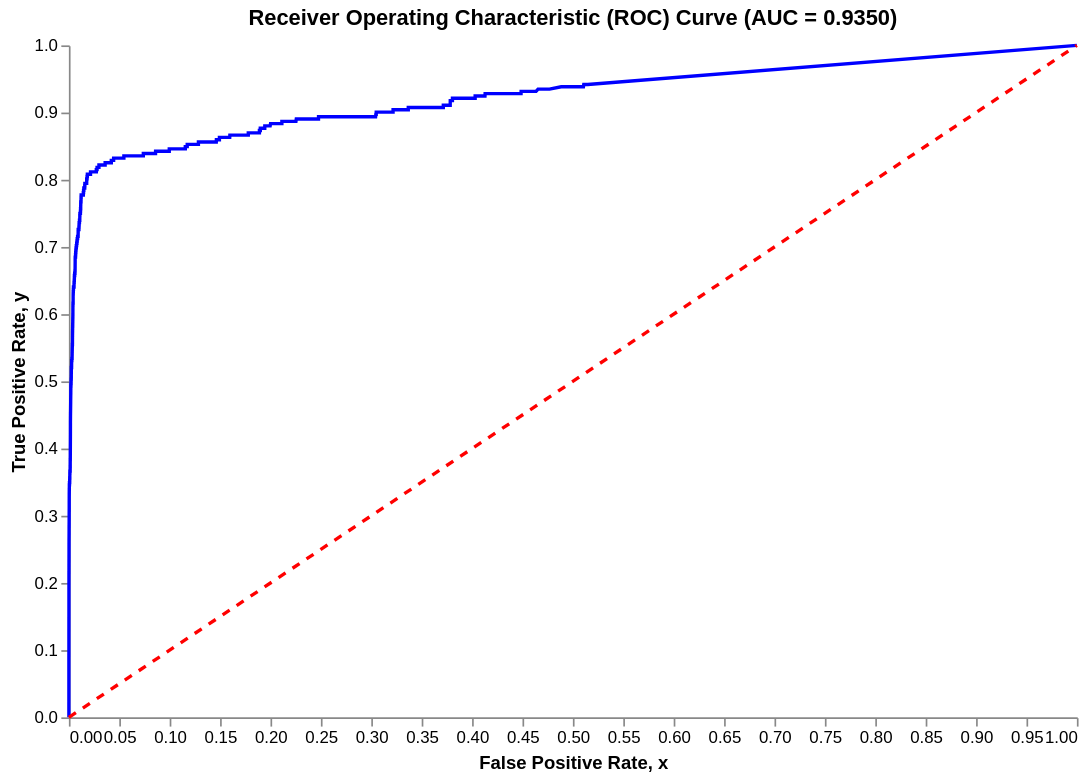

Notebook cell for this chart:
### Code cell
import altair as alt

alt.data_transformers.enable('default', max_rows=None)
roc_chart = alt.Chart(roc_data).mark_line(color='blue').encode(
    x='False Positive Rate',
    y='True Positive Rate',
    tooltip=['False Positive Rate', 'True Positive Rate']
).properties(
    title=f'Receiver Operating Characteristic (ROC) Curve (AUC = {best_experiment.test_auc:.4f})',
    width=600,
    height=400
)

diagonal = alt.Chart(pl.DataFrame({'x': [0, 1], 'y': [0, 1]})).mark_line(color='red', strokeDash=[5, 5]).encode(
    x='x',
    y='y'
)

final_chart = roc_chart + diagonal
final_chart.configure_axis(
    grid=False
).configure_view(
    strokeWidth=0
).show()

### Figure 1 — Vega-Lite specification as saved in the notebook (floating-point values rounded to 4 significant figures; data arrays with more than 128 entries replaced by an {"elided": "..."} marker saying what was removed)
{"config": {"view": {"continuousWidth": 300, "continuousHeight": 300, "strokeWidth": 0}, "axis": {"grid": false}}, "layer": [{"data": {"name": "data-a28143b544bb7ad858a650841d1d80a8"}, "mark": {"type": "line", "color": "blue"}, "encoding": {"tooltip": [{"field": "False Positive Rate", "type": "quantitative"}, {"field": "True Positive Rate", "type": "quantitative"}], "x": {"field": "False Positive Rate", "type": "quantitative"}, "y": {"field": "True Positive Rate", "type": "quantitative"}}, "title": "Receiver Operating Characteristic (ROC) Curve (AUC = 0.9350)"}, {"data": {"name": "data-42f50405073b2dbe8396db6b7dd2f6be"}, "mark": {"type": "line", "color": "red", "strokeDash": [5, 5]}, "encoding": {"x": {"field": "x", "type": "quantitative"}, "y": {"field": "y", "type": "quantitative"}}}], "height": 400, "width": 600, "$schema": "https://vega.github.io/schema/vega-lite/v5.20.1.json", "datasets": {"data-a28143b544bb7ad858a650841d1d80a8": {"elided": "7141 records"}, "data-42f50405073b2dbe8396db6b7dd2f6be": [{"x": 0, "y": 0}, {"x": 1, "y": 1}]}}
